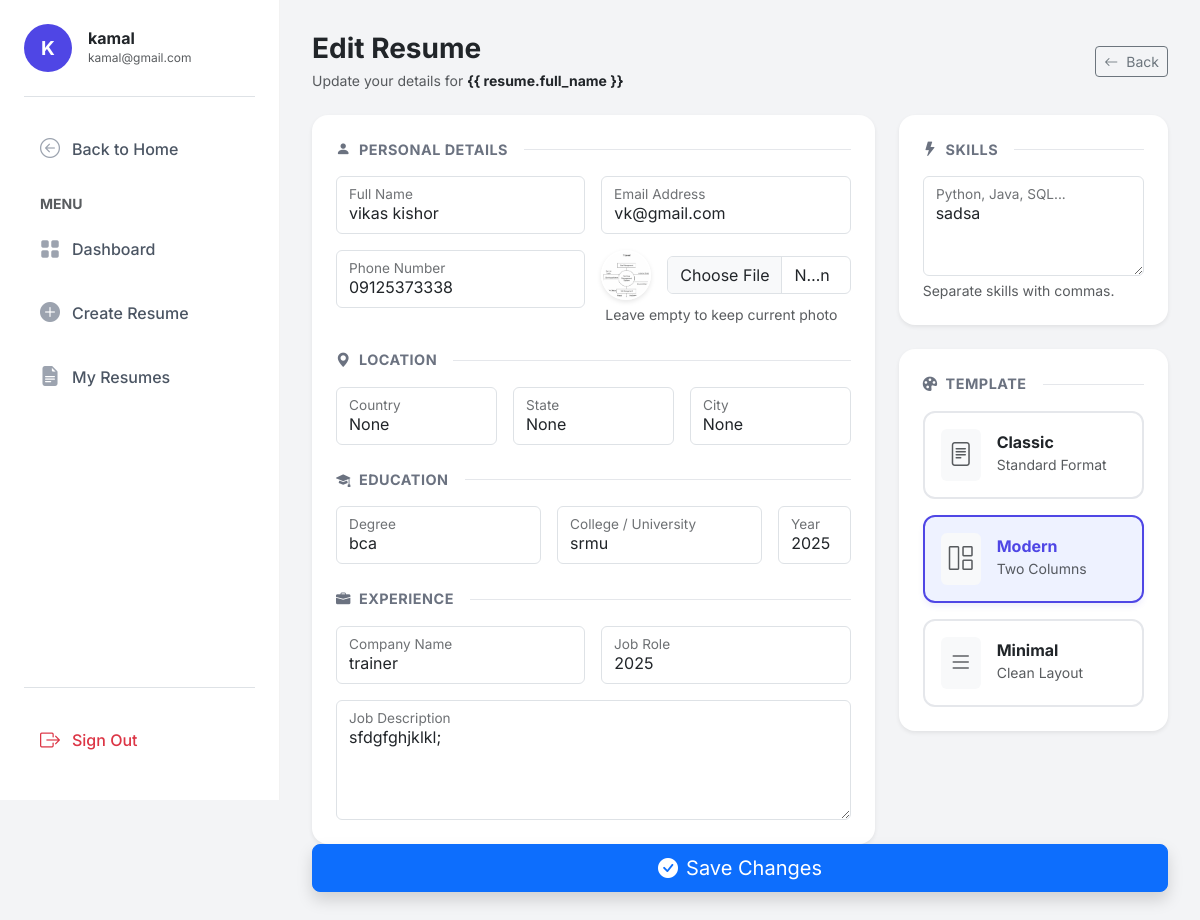
/resume/11/edit/ (signed in), run on the app's committed database.
### resume_builder/models.py (models this page shows, shortened)
class Resume(models.Model):
    user = models.ForeignKey(User, on_delete=models.CASCADE)
    full_name = models.CharField(max_length=100)
    email = models.EmailField()
    phone = models.CharField(max_length=15)
    image = models.ImageField(upload_to="profile_images/", null=True, blank=True)
    country = models.CharField(max_length=100)
    state = models.CharField(max_length=100)
    city = models.CharField(max_length=100)
    TEMPLATE_CHOICES = (
        ('classic', 'Classic'),
        ('modern', 'Modern'),
        ('minimal', 'Minimal'),
    )
    template = models.CharField(
        max_length=20,
        choices=TEMPLATE_CHOICES,
        default='classic'
    )
    skills = models.CharField(max_length=255, blank=True, default="")

class Education(models.Model):
    resume = models.ForeignKey(Resume, on_delete=models.CASCADE)
    degree = models.CharField(max_length=100)
    college = models.CharField(max_length=150)
    year = models.CharField(max_length=10)

class Experience(models.Model):
    resume = models.ForeignKey(Resume, on_delete=models.CASCADE)
    company = models.CharField(max_length=150)
    role = models.CharField(max_length=100)
    description = models.TextField()

### resume_builder/views.py (the view, shortened to what this page needs)
# urls.py: path('resume/<int:id>/edit/',edit_resume, name='edit_resume'),
@login_required
def edit_resume(request, id):
    resume = get_object_or_404(Resume, id=id, user=request.user)
    resume.country = request.POST.get("country")
    resume.state = request.POST.get("state")
    resume.city = request.POST.get("city")
    education = Education.objects.filter(resume=resume).first()
    experience = Experience.objects.filter(resume=resume).first()
    return render(request, 'edit_resume.html', {
        'resume': resume,
        'education': education,
        'experience': experience,
    })

### resume_builder/templates/edit_resume.html (shortened to what this page needs)
{% extends 'dashboard_base.html' %}
{% load static %}
{% block content %}
<div class="container-fluid px-0">
    <div class="d-flex justify-content-between align-items-center mb-4">
        <div>
            <h3 class="fw-bold mb-1">Edit Resume</h3>
            <p class="text-muted small mb-0">Update your details for <span class="fw-bold text-dark">{{ resume.full_name
                    }}</span></p>
        </div>
        <a href="{% url 'resume_list' %}" class="btn btn-outline-secondary btn-sm">
            <i class="bi bi-arrow-left me-2"></i>Back
        </a>
    </div>
    <form method="post" enctype="multipart/form-data">
        <div class="row g-4">
            <div class="col-lg-8">
                <div class="card shadow-sm border-0 rounded-4 p-4">
                    <div class="section-title"><i class="bi bi-person-fill me-2"></i>Personal Details</div>
                    <div class="row g-3 mb-4">
                        <div class="col-md-6">
                            <div class="form-floating">
                                <input type="text" class="form-control" name="full_name" id="nameInput"
                                    value="{{ resume.full_name }}" placeholder="Name" required>
                                <label for="nameInput">Full Name</label>
                            </div>
                        </div>
                        <div class="col-md-6">
                            <div class="form-floating">
                                <input type="email" class="form-control" name="email" id="emailInput"
                                    value="{{ resume.email }}" placeholder="Email" required>
                                <label for="emailInput">Email Address</label>
                            </div>
                        </div>
                        <div class="col-md-6">
                            <div class="form-floating">
                                <input type="text" class="form-control" name="phone" id="phoneInput"
                                    value="{{ resume.phone }}" placeholder="Phone" required>
                                <label for="phoneInput">Phone Number</label>
                            </div>
                        </div>
                        <div class="col-md-6">
                            <div class="d-flex align-items-center gap-3">
                                {% if resume.image %}
                                <img src="{{ resume.image.url }}" class="current-img-preview" alt="Current">
                                {% endif %}
                                <input type="file" class="form-control" name="image">
                            </div>
                            <div class="form-text small ms-1">Leave empty to keep current photo</div>
                        </div>
                    </div>
                    <div class="section-title"><i class="bi bi-geo-alt-fill me-2"></i>Location</div>
                    <div class="row g-3 mb-4">
                        <div class="col-md-4">
                            <div class="form-floating">
                                <input type="text" class="form-control" name="country" id="countryInput"
                                    value="{{ resume.country }}" placeholder="Country" required>
                                <label for="countryInput">Country</label>
                            </div>
                        </div>
                        <div class="col-md-4">
                            <div class="form-floating">
                                <input type="text" class="form-control" name="state" id="stateInput"
                                    value="{{ resume.state }}" placeholder="State" required>
                                <label for="stateInput">State</label>
                            </div>
                        </div>
                        <div class="col-md-4">
                            <div class="form-floating">
                                <input type="text" class="form-control" name="city" id="cityInput"
                                    value="{{ resume.city }}" placeholder="City" required>
                                <label for="cityInput">City</label>
                            </div>
                        </div>
                    </div>
                    <div class="row g-4">
                        <div class="col-md-12">
                            <div class="section-title"><i class="bi bi-mortarboard-fill me-2"></i>Education</div>
                            <div class="row g-3">
                                <div class="col-md-5">
                                    <div class="form-floating">
                                        <input type="text" class="form-control" name="degree" id="degree"
                                            value="{{ education.degree }}" placeholder="Degree">
                                        <label for="degree">Degree</label>
                                    </div>
                                </div>
                                <div class="col-md-5">
                                    <div class="form-floating">
                                        <input type="text" class="form-control" name="college" id="college"
                                            value="{{ education.college }}" placeholder="College">
                                        <label for="college">College / University</label>
                                    </div>
                                </div>
                                <div class="col-md-2">
                                    <div class="form-floating">
                                        <input type="text" class="form-control" name="year" id="year"
                                            value="{{ education.year }}" placeholder="Year">
                                        <label for="year">Year</label>
                                    </div>
                                </div>
                            </div>
                        </div>
                        <div class="col-md-12">
                            <div class="section-title"><i class="bi bi-briefcase-fill me-2"></i>Experience</div>
                            <div class="row g-3">
                                <div class="col-md-6">
                                    <div class="form-floating">
                                        <input type="text" class="form-control" name="company" id="company"
                                            value="{{ experience.company }}" placeholder="Company">
                                        <label for="company">Company Name</label>
                                    </div>
                                </div>
                                <div class="col-md-6">
                                    <div class="form-floating">
                                        <input type="text" class="form-control" name="role" id="role"
                                            value="{{ experience.role }}" placeholder="Role">
                                        <label for="role">Job Role</label>
                                    </div>
                                </div>
                                <div class="col-12">
                                    <div class="form-floating">
                                        <textarea class="form-control" name="experience" id="expDesc"
                                            placeholder="Description"
                                            style="height: 120px;">{{ experience.description }}</textarea>
                                        <label for="expDesc">Job Description</label>
                                    </div>
                                </div>
                            </div>
                        </div>
                    </div>
                </div>
            </div>
            <div class="col-lg-4">
                <div class="card shadow-sm border-0 rounded-4 p-4 mb-4">
                    <div class="section-title"><i class="bi bi-lightning-fill me-2"></i>Skills</div>
                    <div class="form-floating">
                        <textarea class="form-control" name="skills" id="skillsInput" style="height: 100px"
                            placeholder="Skills">{{ resume.skills }}</textarea>
                        <label for="skillsInput">Python, Java, SQL...</label>
                    </div>
                    <div class="form-text">Separate skills with commas.</div>
                </div>
<div class="card shadow-sm border-0 rounded-4 p-4 mb-4">
    <div class="section-title"><i class="bi bi-palette-fill me-2"></i>Template</div>
    <div class="d-flex flex-column gap-3">
        <label class="w-100">
            <div class="template-option p-3 d-flex align-items-center">
                <div class="bg-light rounded p-2 me-3"><i class="bi bi-file-text fs-4 text-muted"></i></div>
                <div>
                    <h6 class="fw-bold mb-0">Classic</h6>
                    <small class="text-muted">Standard Format</small>
                </div>
            </div>
        </label>
        <label class="w-100">
            <div class="template-option p-3 d-flex align-items-center">
                <div class="bg-light rounded p-2 me-3"><i class="bi bi-grid-1x2 fs-4 text-muted"></i></div>
                <div>
                    <h6 class="fw-bold mb-0">Modern</h6>
                    <small class="text-muted">Two Columns</small>
                </div>
            </div>
        </label>
        <label class="w-100">
            <div class="template-option p-3 d-flex align-items-center">
                <div class="bg-light rounded p-2 me-3"><i class="bi bi-list fs-4 text-muted"></i></div>
                <div>
                    <h6 class="fw-bold mb-0">Minimal</h6>
                    <small class="text-muted">Clean Layout</small>
                </div>
            </div>
        </label>
    </div>
</div>
                    </div>
                </div>
                <div class="sticky-bottom pb-4" style="z-index: 10;">
                    <button type="submit" class="btn btn-primary w-100 btn-lg shadow">
                        <i class="bi bi-check-circle-fill me-2"></i>Save Changes
                    </button>
                </div>
            </div>
{% endblock %}

### resume_builder/templates/dashboard_base.html (shortened to what this page needs)
{% load static %}
<!DOCTYPE html>
<html lang="en">
<head>
  <link href="https://cdn.jsdelivr.net/npm/bootstrap@5.3.3/dist/css/bootstrap.min.css" rel="stylesheet">
  <link rel="stylesheet" href="https://cdn.jsdelivr.net/npm/bootstrap-icons@1.11.1/font/bootstrap-icons.css">
</head>
<body>
  <nav class="sidebar" id="sidebar">
    <div class="mb-4 pb-4 border-bottom">
      <div class="d-flex align-items-center gap-3">
        <div class="avatar-circle">
          {{ request.user.username|slice:":1"|upper }}
        </div>
        <div style="overflow: hidden;">
          <h6 class="mb-0 fw-bold text-dark text-truncate">{{ request.user.get_full_name|default:request.user.username}}
          </h6>
          <small class="text-muted text-truncate d-block" style="font-size: 0.75rem;">{{ request.user.email }}</small>
        </div>
      </div>
    </div>
    <div class="d-flex flex-column h-100">
      <a href="{% url 'home' %}" class="nav-link-custom">
        <i class="bi bi-arrow-left-circle"></i> Back to Home
      </a>
      <div class="my-2 small fw-bold text-muted text-uppercase ps-3">Menu</div>
      <a href="{% url 'dashboard' %}"
        class="nav-link-custom {% if request.resolver_match.url_name == 'dashboard' %}active{% endif %}">
        <i class="bi bi-grid-fill"></i> Dashboard
      </a>
      <a href="{% url 'create_resume' %}"
        class="nav-link-custom {% if request.resolver_match.url_name == 'create_resume' %}active{% endif %}">
        <i class="bi bi-plus-circle-fill"></i> Create Resume
      </a>
      <a href="{% url 'resume_list' %}"
        class="nav-link-custom {% if request.resolver_match.url_name == 'resume_list' %}active{% endif %}">
        <i class="bi bi-file-earmark-text-fill"></i> My Resumes
      </a>
      <div class="mt-auto pt-4 border-top">
        <a href="{% url 'logout' %}" class="nav-link-custom text-danger">
          <i class="bi bi-box-arrow-right text-danger"></i> Sign Out
        </a>
      </div>
    </div>
  </nav>
  <main class="main-wrapper">
    {% block content %}{% endblock %}
  </main>
</body>
</html>

### resume_builder/templates/dashboard_base.html (style rules this page uses)
:root { --primary-color: #4F46E5; --sidebar-width: 280px; --bg-light: #f3f4f6; --text-dark: #1f2937; }
body { font-family: 'Inter', sans-serif; background-color: var(--bg-light); overflow-x: hidden; }
.sidebar { width: var(--sidebar-width); height: 100vh; background: white; border-right: 1px solid rgba(0, 0, 0, 0.05); position: fixed; top: 0; left: 0; display: flex; flex-direction: column; padding: 1.5rem; z-index: 1000; }
.avatar-circle { width: 48px; height: 48px; background-color: var(--primary-color); color: white; border-radius: 50%; display: flex; align-items: center; justify-content: center; font-weight: 700; font-size: 1.2rem; flex-shrink: 0; }
.nav-link-custom { display: flex; align-items: center; padding: 0.8rem 1rem; color: #4b5563; text-decoration: none; border-radius: 8px; font-weight: 500; margin-bottom: 0.5rem; transition: all 0.2s ease; }
.nav-link-custom i { font-size: 1.25rem; margin-right: 12px; color: #9ca3af; transition: color 0.2s; }
.main-wrapper { margin-left: var(--sidebar-width); padding: 2rem; min-height: 100vh; }

### resume_builder/templates/edit_resume.html (style rules this page uses)
.section-title { font-size: 0.9rem; font-weight: 700; text-transform: uppercase; letter-spacing: 0.5px; color: #6b7280; margin-bottom: 1rem; display: flex; align-items: center; }
.section-title::after { content: ""; flex: 1; height: 1px; background: #e5e7eb; margin-left: 1rem; }
.template-option { cursor: pointer; border: 2px solid #e5e7eb; border-radius: 12px; transition: all 0.2s; height: 100%; background: #fff; }
.template-radio:checked+.template-option { border-color: var(--primary-color); background-color: #eef2ff; box-shadow: 0 4px 6px -1px rgba(79, 70, 229, 0.1); }
.template-radio:checked+.template-option h6 { color: var(--primary-color); }
.current-img-preview { width: 50px; height: 50px; object-fit: cover; border-radius: 50%; border: 2px solid #fff; box-shadow: 0 2px 5px rgba(0, 0, 0, 0.1); }

### data on the page
Resume: full_name "vikas kishor", email "vk@gmail.com", phone "09125373338", image (picture), country "None", state "None", city "None", skills "sadsa"
Education: degree "bca", college "srmu", year "2025"
Experience: company "trainer", role "2025", experience "sfdgfghjklkl;"

### other printed values
{{ request.user.username|slice:":1"|upper }} "K"
{{ request.user.get_full_name|default:request.user.username }} "kamal"
{{ request.user.email }} "kamal@gmail.com"
